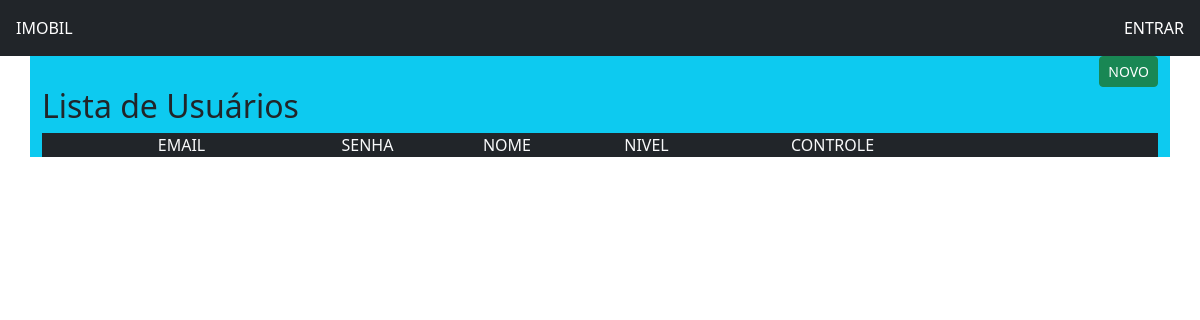
The app's page /listarUsuario.php, older data.
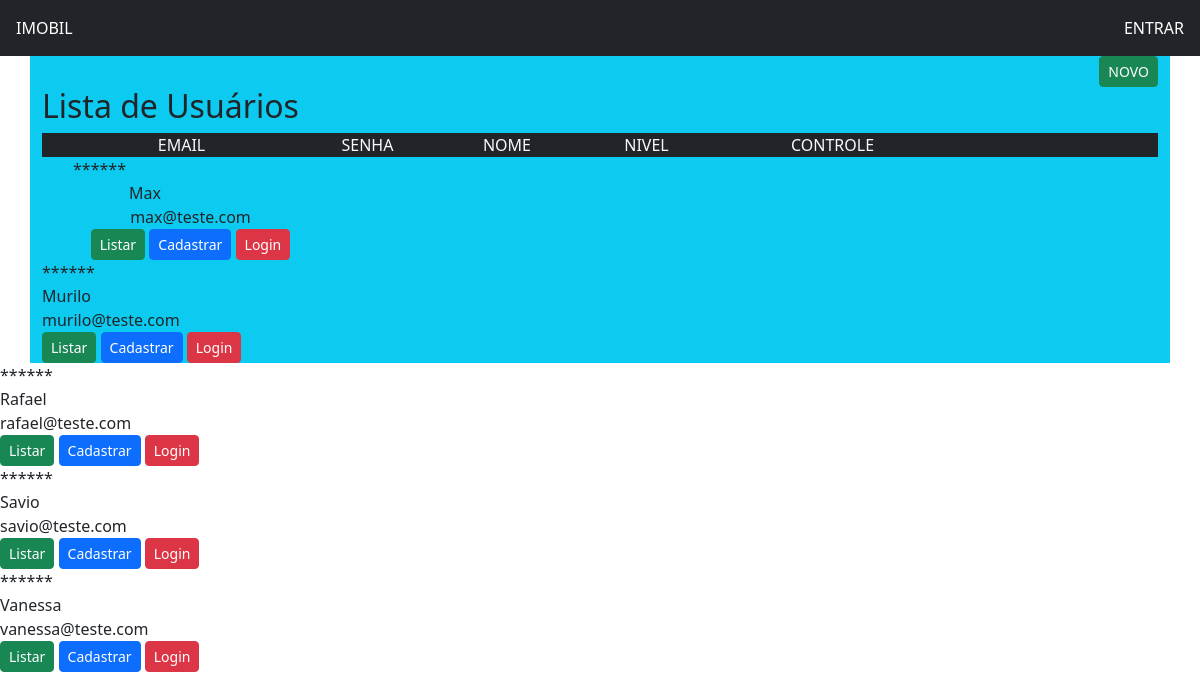
The same page, newer data.
### tables this page shows
CREATE TABLE `usuarios` (
  `nome` varchar(60) NOT NULL,
  `senha` varchar(30) DEFAULT NULL,
  `nivel` varchar(3) DEFAULT NULL,
  `email` varchar(100) NOT NULL,
  `endereco` int(100) DEFAULT NULL,
  `telefone` int(11) DEFAULT NULL,
  `login` int(100) DEFAULT NULL
);

### listarUsuario.php (the view, shortened to what this page needs)
<?php
    include "conexao.php";
    include "controle.php";
    $sql = "select * from usuarios order by nome";
    $seleciona = mysqli_query($conexao,$sql);
?>
        <div class="container bg-info pag">
            <div class="text-end">
                <a href="formularioUsuario.php"> <button type="button" class="btn btn-success btn-sm">NOVO</button> </a>
            </div>
            <h2>Lista de Usuários</h2>
            <div class="container text-center">
                <div class="row bg-dark text-light espaco">
                    <div class="col-3">
                            EMAIL
                        </div>
                    <div class="col-1">
                        SENHA
                    </div>
                    <div class="col-2">
                        NOME
                    </div>
                    <div class="col-1">
                        NIVEL
                    </div>
                    <div class="col-3">
                        CONTROLE
                    </div>
                </div>
                <?php
                    while ($exibe = mysqli_fetch_array($seleciona)){
                ?>
                    <div class="col-1">
                        ******
                    </div>
                    <div class="col-2">
                        <?php echo $exibe['nome']?>
                    </div>
                    <div class="col-3">
                        <?php echo $exibe['email']?>
                    </div>
                    <div class="col-3">
                        <a href="listarUsuario.php?login=<?php echo $login ?>"><button type="button" class="btn btn-success btn-sm botao">Listar</button></a>
                        <a href="cadastrarUsuario.php?login=<?php echo $login ?>"><button type="button" class="btn btn-primary btn-sm botao">Cadastrar</button></a>
                        <a href="loginUsuario.php?login=<?php echo $login ?>" onclick="return confirm('Confirma o Login do Usuário?')" > <button type="button" class="btn btn-danger btn-sm">Login</button> </a>
                    </div>
                </div>
                <?php
                    }
                ?>
            </div>
        </div>

### controle.php (shortened to what this page needs)
<!doctype html>
<html lang="pt-br">
<head>
    <link href="https://cdn.jsdelivr.net/npm/bootstrap@5.2.0/dist/css/bootstrap.min.css" rel="stylesheet">
    <link rel="stylesheet" href="../css/style.css">
</head>
<body>
    <div class="container-fluid bg-dark text-white p-3">
        <div class="row">
            <div class="col text-start">
                IMOBIL
            </div>
            <div class="col text-end">
                ENTRAR
            </div>
        </div>
    </div>

Row changes from the older to the newer data that the page shows:
added usuarios: nome "Max", email "max@teste.com"
added usuarios: nome "Murilo", email "murilo@teste.com"
added usuarios: nome "Rafael", email "rafael@teste.com"
added usuarios: nome "Savio", email "savio@teste.com"
added usuarios: nome "Vanessa", email "vanessa@teste.com"
